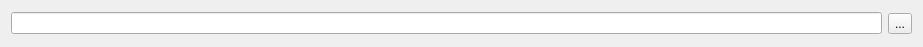
<?xml version="1.0" encoding="UTF-8"?>
<ui version="4.0">
 <class>FileSelector</class>
 <widget class="QWidget" name="FileSelector">
  <property name="geometry">
   <rect>
    <x>0</x>
    <y>0</y>
    <width>923</width>
    <height>47</height>
   </rect>
  </property>
  <property name="windowTitle">
   <string>Form</string>
  </property>
  <layout class="QHBoxLayout" name="horizontalLayout_3">
   <item>
    <layout class="QHBoxLayout" name="horizontalLayout_2">
     <item>
      <widget class="QLineEdit" name="lineEdit"/>
     </item>
     <item>
      <widget class="QToolButton" name="toolButton">
       <property name="text">
        <string>...</string>
       </property>
      </widget>
     </item>
    </layout>
   </item>
  </layout>
 </widget>
 <resources/>
 <connections/>
</ui>
